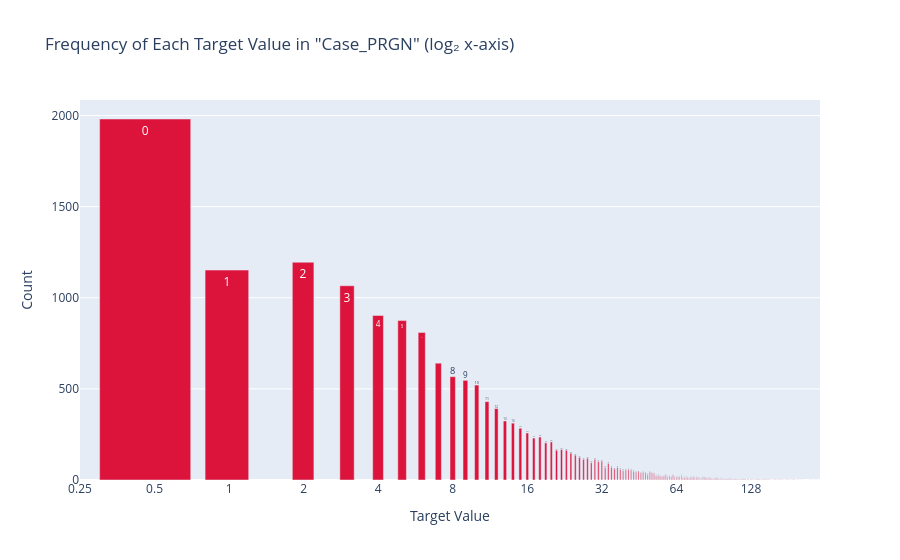

Notebook cell for this chart:
### Code cell
plot_log2_frequency(dataset, 'Case_PRGN')

### Figure 1 — Plotly figure (JSON) as saved in the notebook; plotly's stock layout.template omitted (floating-point values rounded to 4 significant figures; data arrays with more than 128 entries replaced by an {"elided": "..."} marker saying what was removed)
{"data": [{"hovertemplate": "Value: %{text}<br>Count: %{y}<extra></extra>", "marker": {"color": "crimson"}, "text": {"elided": "185 str values"}, "type": "bar", "x": {"elided": "185 float values"}, "y": {"elided": "185 int values"}}], "layout": {"title": {"text": "Frequency of Each Target Value in \"Case_PRGN\" (log₂ x-axis)"}, "xaxis": {"dtick": 0.301, "title": {"text": "Target Value"}, "type": "log"}, "yaxis": {"title": {"text": "Count"}}}}
